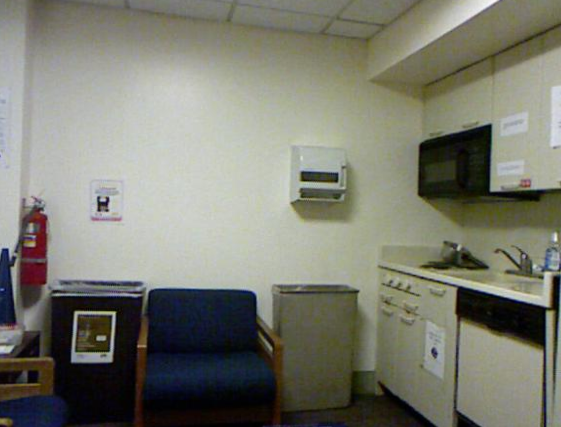
#> input picture Assignment 04-20250105/0001_rgb.png, 561 x 427 px
$ jupyter execute task_3.ipynb
#> lines starting #> are read from the running program, lines starting #| are printed output that depends on the picture; after the words box and inside, x2 and y2 are one past the last pixel; in counts of white or black regions, pixels touching at a corner belong together
[cell 1]
import numpy as np
from skimage.io import imread
from skimage.segmentation import slic
from skimage.color import label2rgb
import matplotlib.pyplot as plt

[cell 2]
rgb_image = imread('0001_rgb.png')
#> rgb_image is the input picture: shape (427, 561, 3); mean R, G, B 123.3, 123.9, 112.3
label_image = imread('0001_label.png')
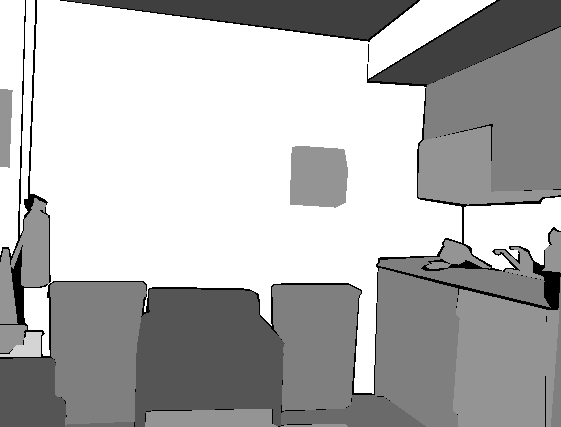
#> input picture Assignment 04-20250105/0001_label.png, 561 x 427 px
#> label_image is the input picture: shape (427, 561); min 0, max 12, mean 8.45

[cell 3]
plt.imshow(rgb_image)
plt.axis('off')

[cell 4]
plt.imshow(label_image)
plt.axis('off')

[cell 5]
# Apply SLIC segmentation
segments = slic(rgb_image, n_segments=100, compactness=10, start_label=1)
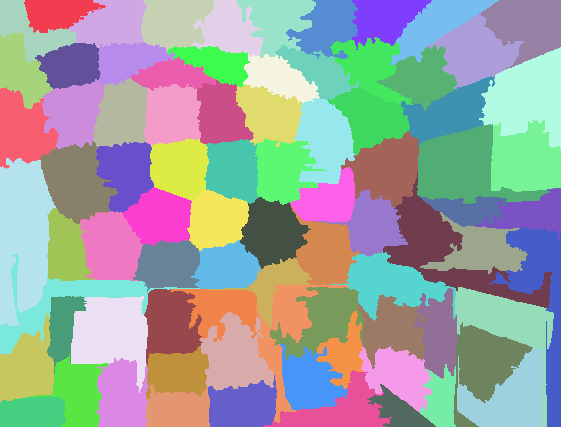
#> segments: shape (427, 561) int64; 82 distinct labels, from 1 to 82; one colour per label, 0 black

[cell 6]
# Visualize the segmentation result
plt.figure(figsize=(10, 5))
plt.subplot(1, 2, 1)
plt.imshow(rgb_image)
plt.title("Original Image")
plt.axis('off')

[cell 7]
plt.subplot(1, 2, 2)
plt.imshow(label2rgb(segments, rgb_image, kind='avg'))
plt.title("SLIC Segmentation")
plt.axis('off')
plt.show()
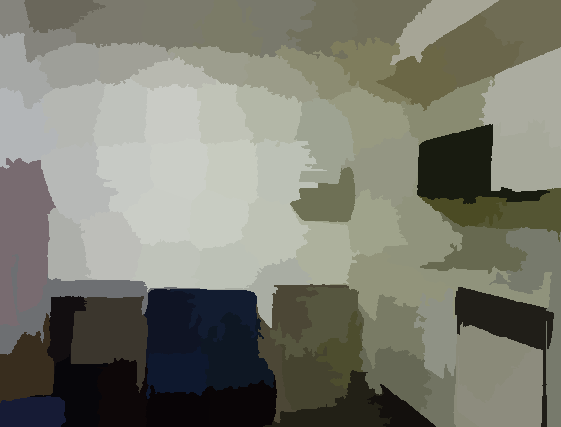
#> shown: shape (427, 561, 3); mean R, G, B 122.8, 123.5, 111.8

[cell 8]
# Function to calculate undersegmentation error
def calculate_undersegmentation_error(label_image, segments):
    unique_labels = np.unique(label_image)
#> unique_labels = [0, 3, 4, 5, 6, 7, 10, 12]
    errors = []

    for label in unique_labels:
        if label == 0:  # Skip unlabeled regions
            continue

        # Mask for the current ground truth segment
        mask = (label_image == label)

        # Find overlapping segments
        overlapping_segments = np.unique(segments[mask])

        # Calculate the area of each overlapping segment
        total_area = 0
        for seg in overlapping_segments:
            seg_area = np.sum(segments == seg)
            total_area += seg_area

        # Calculate the ground truth area
        gt_area = np.sum(mask)

        # Calculate undersegmentation error
        error = (total_area - gt_area) / gt_area
        errors.append(error)
        print(f"Undersegmentation error for segment {label}: {error:.4f}")
#> this loop made 8 passes
#> (label, gt_area, error) on passes 3, 5, 6, 8: (4, 20632, 1.45), (6, 50386, 1), (7, 30216, 1.88), (12, 113669, 0.462)
#> (label, overlapping_segments, gt_area, error) on passes 2, 4, 7: (3, [2, 3, 4, 5, 6, 7, 8, 9, 10, 11, 13, 17], 13973, 1.34), (5, [58, 75, 76, 78, 80], 2960, 3.34), (10, [56, 69], 591, 10.07)
#| Undersegmentation error for segment 3: 1.3441
#| Undersegmentation error for segment 4: 1.4507
#| Undersegmentation error for segment 5: 3.3429
#| Undersegmentation error for segment 6: 1.0013
#| Undersegmentation error for segment 7: 1.8831
#| Undersegmentation error for segment 10: 10.0660
#| Undersegmentation error for segment 12: 0.4615
#> pass 2, in calculate_undersegmentation_error, `mask = (label_image == label)`:
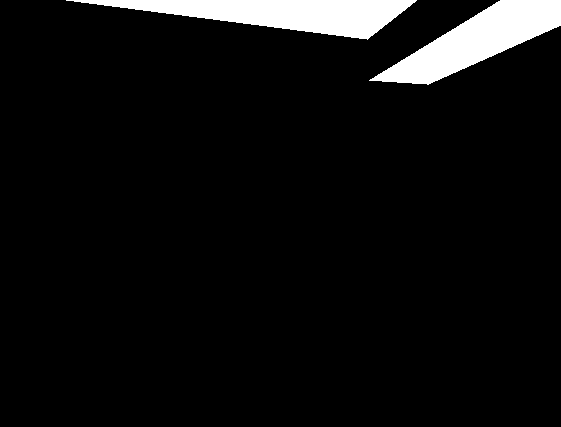
#> mask: shape (427, 561) bool; 5.8% white; 2 white regions, box (x1, y1, x2, y2) and area: (66, 0, 417, 40) 7043, (369, 0, 561, 85) 6930
#> pass 3, in calculate_undersegmentation_error, `mask = (label_image == label)`:
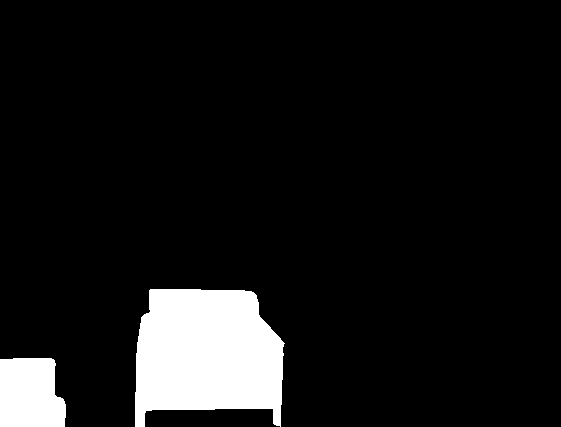
#> mask: shape (427, 561) bool; 8.6% white; 2 white regions, box (x1, y1, x2, y2) and area: (135, 289, 285, 427) 16542, (0, 358, 66, 427) 4090
#> after the loop, errors = [1.34, 1.45, 3.34, 1, 1.88, 10.07, 0.462]

    # Compute the average undersegmentation error
    avg_error = np.mean(errors)
#> avg_error = 2.79
    print(f"Average undersegmentation error: {avg_error:.4f}")
#| Average undersegmentation error: 2.7928
    return avg_error

[cell 9]
# Calculate and print errors
average_error = calculate_undersegmentation_error(label_image, segments)
#> average_error = 2.79

[cell 10]
import numpy as np
import matplotlib.pyplot as plt

# Define the range of Z and its PDF based on the piecewise function
z = np.linspace(0.5, 3.5, 500)
pdf_z = np.piecewise(z,
                     [z < 1, (z >= 1) & (z <= 2), (z > 2) & (z <= 3), z > 3],
                     [0, lambda z: z - 1, lambda z: 3 - z, 0])

# Plot the PDF of Z = X2 - X1
plt.figure(figsize=(10, 6))
plt.plot(z, pdf_z, label=r'$Z = X_2 - X_1$', color='green')
plt.title('PDF of $Z = X_2 - X_1$', fontsize=16)
plt.xlabel('z', fontsize=14)
plt.ylabel('PDF', fontsize=14)
plt.axhline(0, color='black', linewidth=0.8, linestyle='--')
plt.axvline(1, color='gray', linestyle='--', alpha=0.5, label='Boundary of $Z$')
plt.axvline(3, color='gray', linestyle='--', alpha=0.5)
plt.legend(fontsize=12)
plt.grid(alpha=0.3)
plt.show()
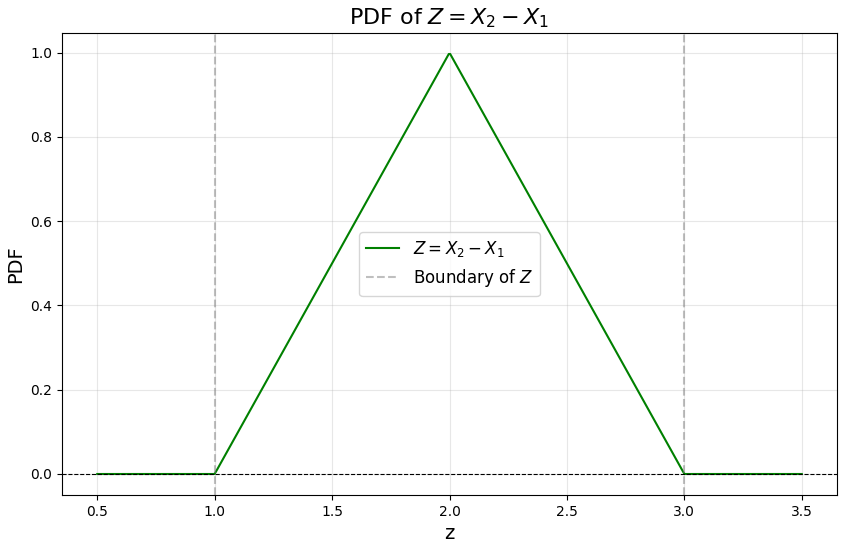
#> figure drawn by matplotlib, 1 panel; curve peaks at x = 2, y = 0.997
